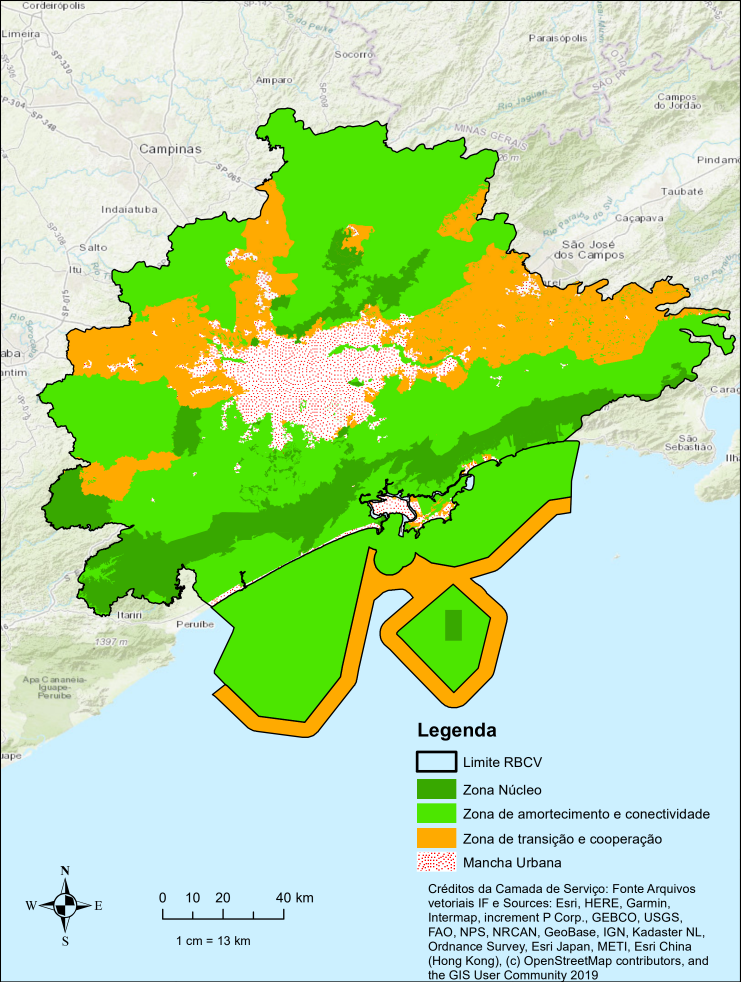
#> input picture data/rbcv_cinturao_verde_regional.png, 2222 x 2946 px, found by its file name (shown at 1/3 size)
$ python find_green_features.py
#> lines starting #> are read from the running program, lines starting #| are printed output that depends on the picture; after the words box and inside, x2 and y2 are one past the last pixel; in counts of white or black regions, pixels touching at a corner belong together; long printed decimals are rounded
from PIL import Image
import numpy as np
import cv2

img = Image.open("C:/Users/admin/.gemini/antigravity/scratch/sao-roque-gis-hub/data/rbcv_cinturao_verde_regional.png")
#> img is the input picture: PIL image 2222x2946 RGB; mean R, G, B 182, 220.7, 161.2
arr = np.array(img.convert('RGB'))
w, h = img.size
#> w = 2222; h = 2946

# Let's find:
# 1. Pico do Jaraguá green enclave:
# In the original map, Pico do Jaraguá is a green polygon (#38A800) surrounded by yellow/white
# Let's find green pixels: #38A800 is roughly (56, 168, 0)
green_mask = (abs(arr[:, :, 0] - 56) < 25) & (abs(arr[:, :, 1] - 168) < 25) & (abs(arr[:, :, 2] - 0) < 25)
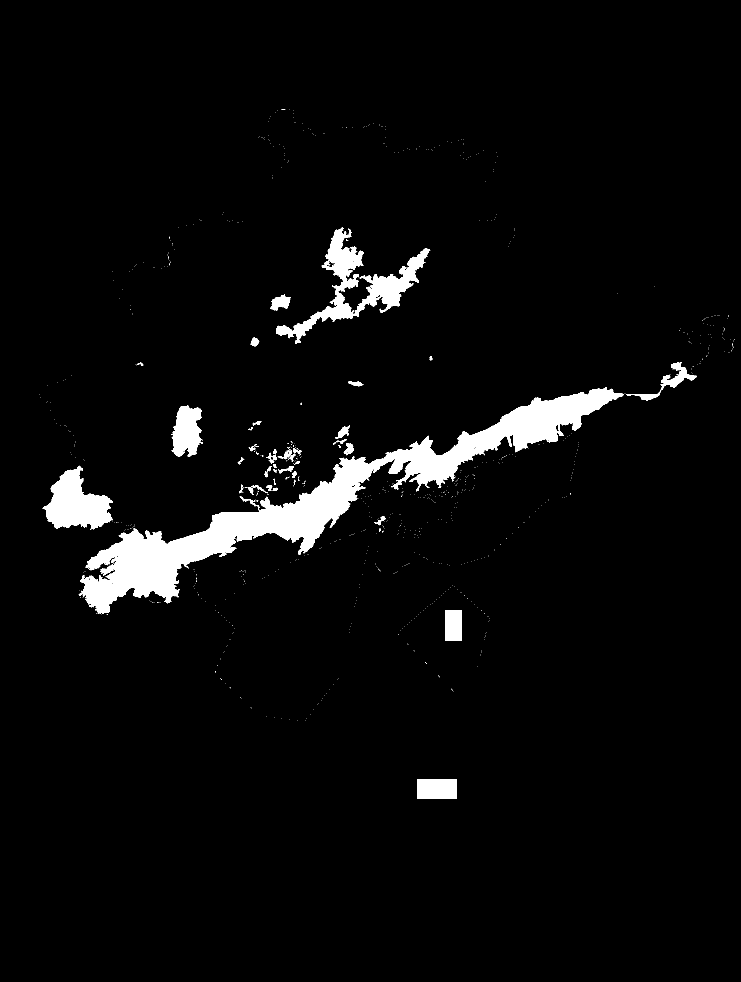
#> green_mask: shape (2946, 2222) bool (shown at 1/3 size); 3.9% white; 891 white regions (843 under 20 px), largest, box (x1, y1, x2, y2) and area: (238, 1162, 1872, 1842) 167052, (828, 682, 1291, 1032) 32006, (128, 1397, 338, 1589) 22340
num_labels, labels, stats, centroids = cv2.connectedComponentsWithStats(green_mask.astype(np.uint8))
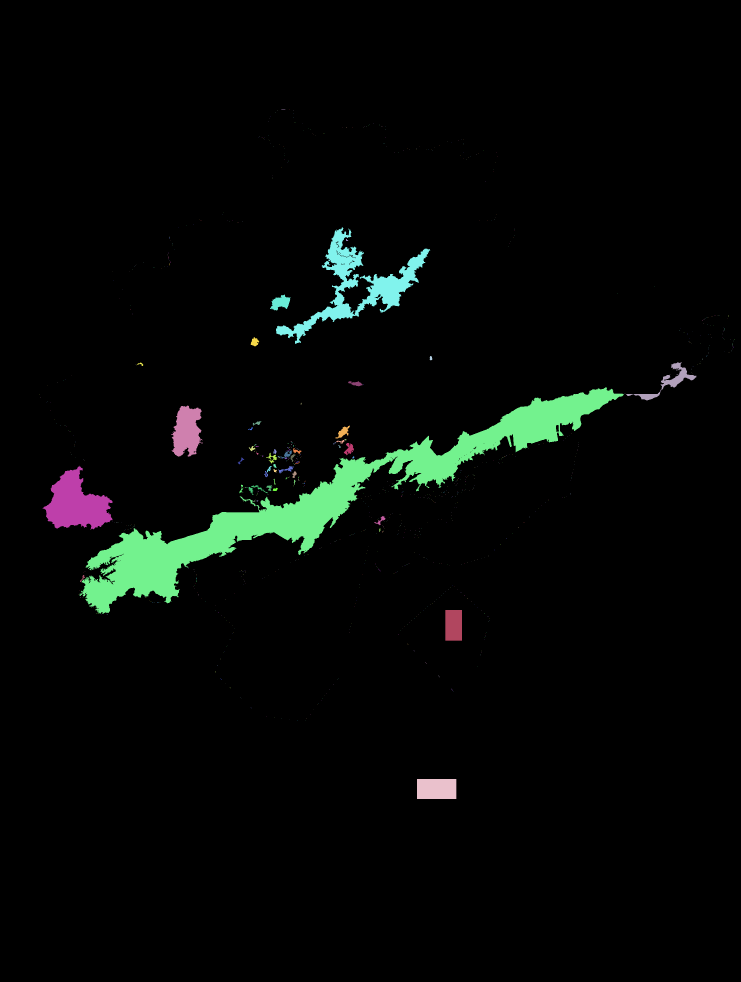
#> labels: shape (2946, 2222) int32 (shown at 1/3 size); 892 distinct labels, from 0 to 891; one colour per label, 0 black
#> num_labels = 892; stats = 892 rows, first 6: [0, 0, 2222, 2946, 6289945], [869, 327, 1, 1, 1], [844, 328, 12, 1, 12], [831, 331, 1, 1, 1], [879, 331, 1, 1, 1], [825, 337, 1, 1, 1]; centroids = 892 pairs, first value 118 to 2203, second value 327 to 2366.5

print(f"Total green components: {num_labels - 1}")
#| Total green components: 891
green_patches = []
for i in range(1, num_labels):
    area = stats[i, cv2.CC_STAT_AREA]
    if area >= 20:
        cx, cy = centroids[i]
        green_patches.append((cx, cy, area))
#> this loop made 891 passes
#> (area, cx, cy) on passes 121, 129, 163, 208, 237, 240, 241, 255, 259, 268, 271, 276: (32006, 1072.1, 855.5), (25, 1040.2, 720.1), (1720, 841.2, 907.6), (439, 763.9, 1025.7), (79, 1292.4, 1074.3), (3963, 2007.4, 1144.1), (74, 421.4, 1091.9), (367, 1067.3, 1150.5), (167052, 956.7, 1506.3), (9958, 560, 1293.5), (154, 771.3, 1269.3), (696, 1029.5, 1296)
#> after the loop, green_patches = 48 items, first 6: (1072.1, 855.5, 32006), (1040.2, 720.1, 25), (841.2, 907.6, 1720), (763.9, 1025.7, 439), (1292.4, 1074.3, 79), (2007.4, 1144.1, 3963)

# Let's find Jaraguá (an isolated green patch in the northwest of São Paulo):
# Around x in [700, 850], y in [900, 1050]
jaragua_cands = [p for p in green_patches if 700 <= p[0] <= 850 and 900 <= p[1] <= 1050]
#> jaragua_cands = [(841.2, 907.6, 1720), (763.9, 1025.7, 439)]
print(f"Jaraguá candidates: {jaragua_cands}")
#| Jaraguá candidates: [(841.180, 907.602, 1720), (763.861, 1025.743, 439)]

# Let's find Cantareira (large green patch in north):
cantareira_cands = [p for p in green_patches if 800 <= p[0] <= 1100 and 700 <= p[1] <= 950 and p[2] > 1000]
#> cantareira_cands = [(1072.1, 855.5, 32006), (841.2, 907.6, 1720)]
print(f"Cantareira candidates: {cantareira_cands}")
#| Cantareira candidates: [(1072.067, 855.452, 32006), (841.180, 907.602, 1720)]
